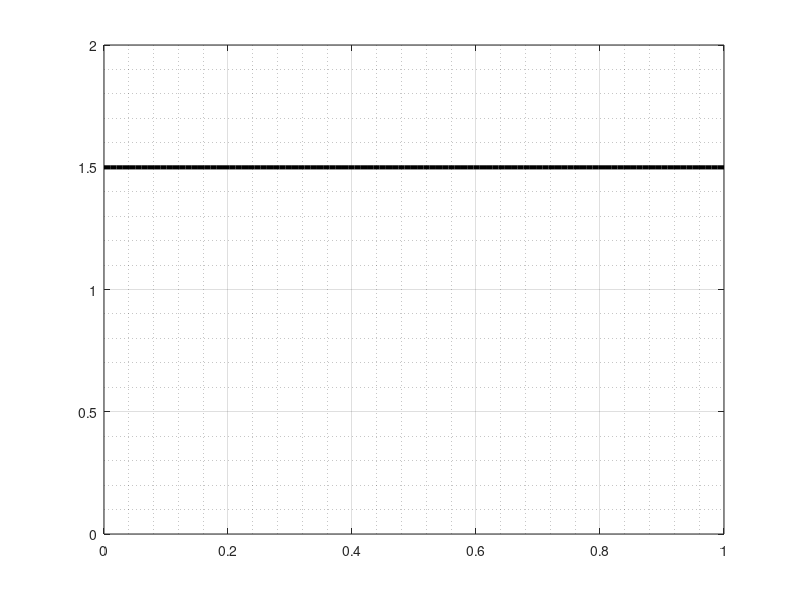

MATLAB code for this plot:
%% Diffusion 3
% Discretize time: 
N_t = 1e3;
t_0 = 0;
t_end = 5;
t = linspace(t_0,t_end,N_t);

% Discretize space:
N_x = 100;
x_0 = 0;
x_end = 1;
x = linspace(x_0, x_end, N_x)';
dx = x(2) - x(1);

% Parameters
k = .1;
alpha = 1.5;
m = 1.5;

% Differentiation Matrix:
Dxx = toeplitz([-2 1 zeros(1,N_x-2)]);
Dxx(1,2) = 2;
Dxx(end, end-1) = 2;
Dxx = k*Dxx/dx^2;



% Initial Condition
f = @(x) cos(x*2*pi) + 1;
U0 = f(x);

% Define the Right hand side:

dUdt = @(t,U) Dxx * U + alpha * U .* (1 - U/m);

% Solve the heat equation:
tic
options = odeset('Stats', 'on');
[t,U] = ode23s(dUdt, t, U0, options);
toc


% Animation:

for i = 1: N_t

    figure(1)
    plot(x,U(i,:), 'k', 'LineWidth',3); hold off;
    if i == 1
        pause
    end
    grid on
    grid minor
    ylim([0,2])

end
